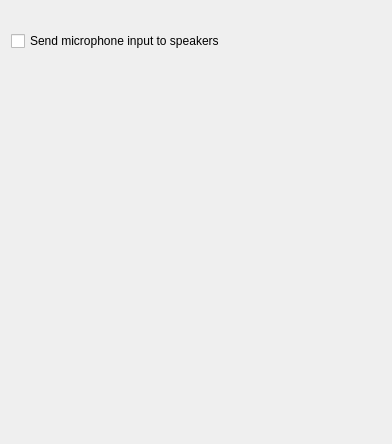
<?xml version="1.0" encoding="UTF-8"?>
<ui version="4.0">
 <class>AppletCamTestUi</class>
 <widget class="QWidget" name="AppletCamTestUi">
  <property name="geometry">
   <rect>
    <x>0</x>
    <y>0</y>
    <width>392</width>
    <height>444</height>
   </rect>
  </property>
  <property name="sizePolicy">
   <sizepolicy hsizetype="Preferred" vsizetype="Preferred">
    <horstretch>0</horstretch>
    <verstretch>0</verstretch>
   </sizepolicy>
  </property>
  <property name="contextMenuPolicy">
   <enum>Qt::ActionsContextMenu</enum>
  </property>
  <property name="windowTitle">
   <string>Web Cam Client</string>
  </property>
  <property name="styleSheet">
   <string notr="true"/>
  </property>
  <property name="sizeGripEnabled" stdset="0">
   <bool>true</bool>
  </property>
  <layout class="QVBoxLayout" name="verticalLayout">
   <item>
    <widget class="QLabel" name="m_StatusMsgLabel">
     <property name="sizePolicy">
      <sizepolicy hsizetype="Preferred" vsizetype="Fixed">
       <horstretch>0</horstretch>
       <verstretch>0</verstretch>
      </sizepolicy>
     </property>
     <property name="text">
      <string/>
     </property>
    </widget>
   </item>
   <item>
    <widget class="QCheckBox" name="m_MicToSpeakerCheckBox">
     <property name="text">
      <string>Send microphone input to speakers</string>
     </property>
    </widget>
   </item>
   <item>
    <widget class="VidWidget" name="m_CamVidWidget" native="true">
     <property name="sizePolicy">
      <sizepolicy hsizetype="Expanding" vsizetype="Expanding">
       <horstretch>0</horstretch>
       <verstretch>0</verstretch>
      </sizepolicy>
     </property>
    </widget>
   </item>
  </layout>
 </widget>
 <customwidgets>
  <customwidget>
   <class>VidWidget</class>
   <extends>QWidget</extends>
   <header location="global">VidWidget.h</header>
   <container>1</container>
  </customwidget>
 </customwidgets>
 <resources/>
 <connections/>
</ui>
